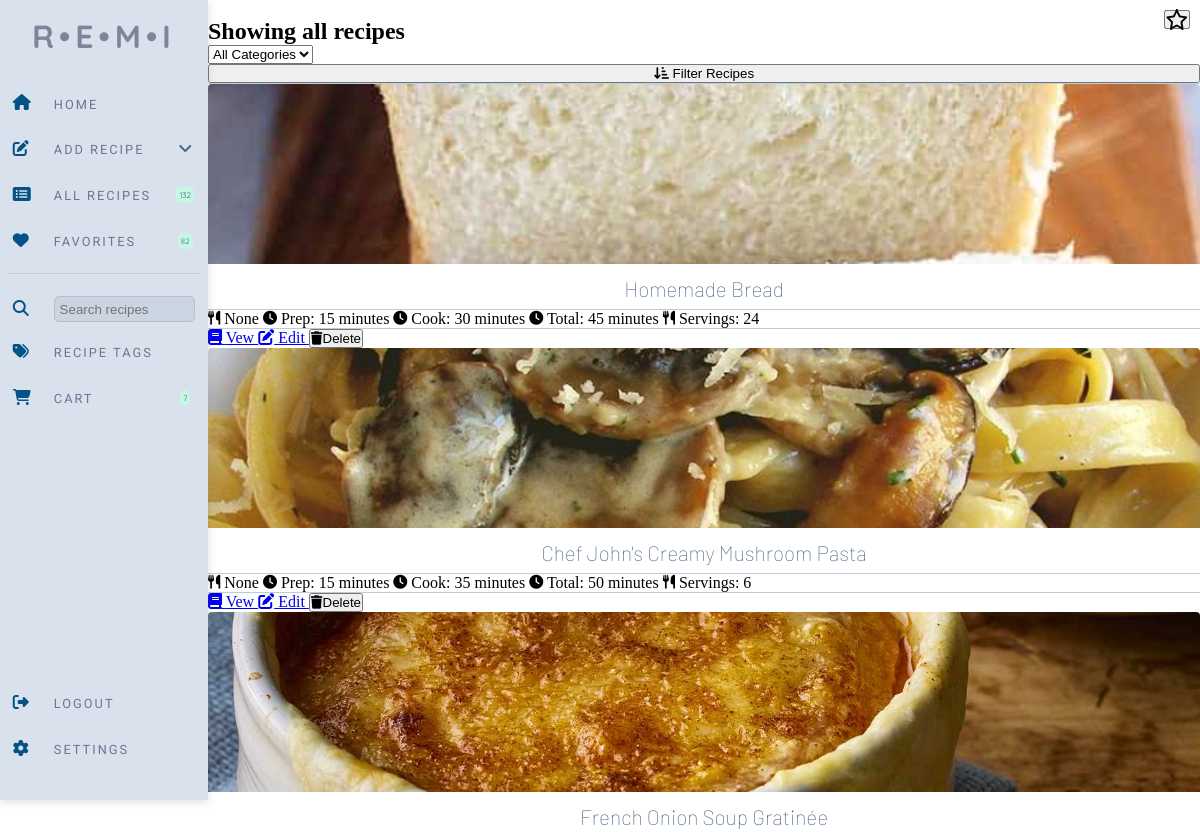
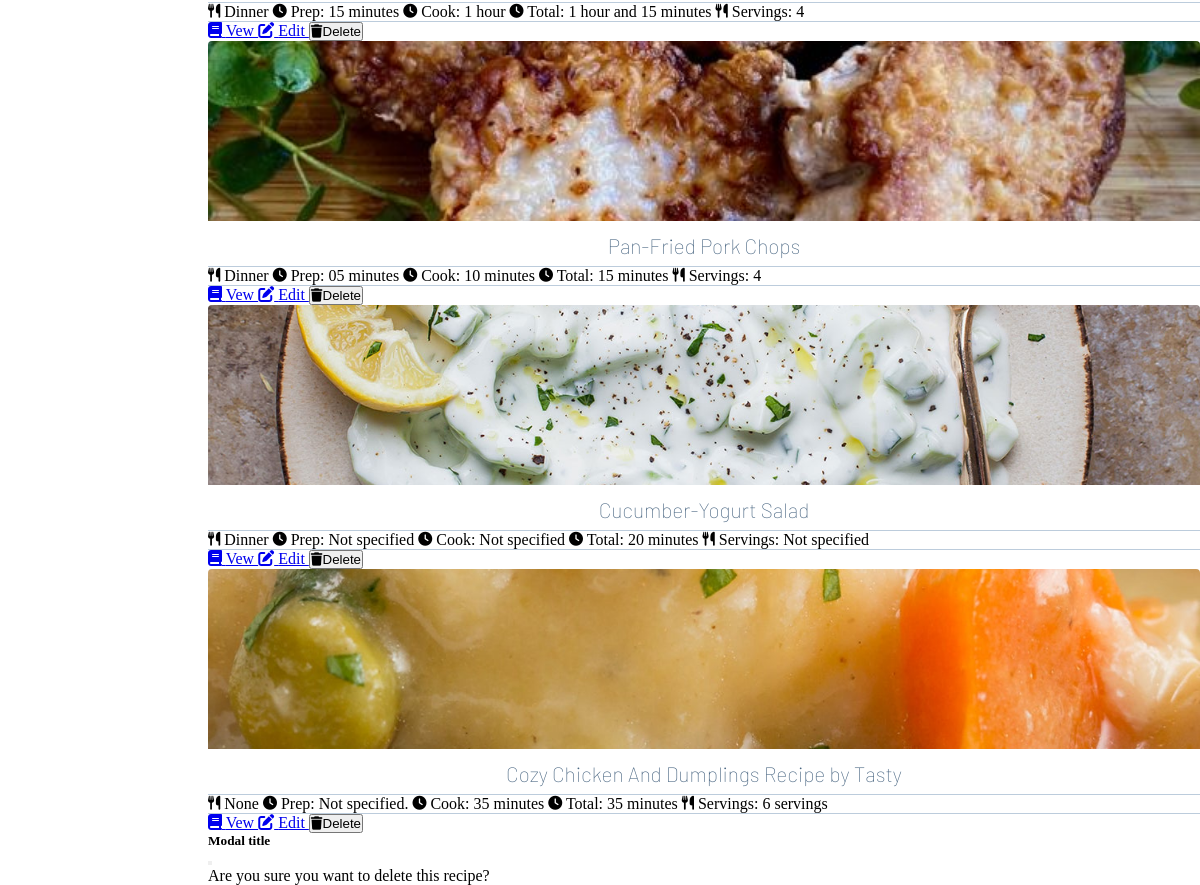
/all_recipes (signed in), run on an earlier commit of the app's database (2 pictures, top to bottom).
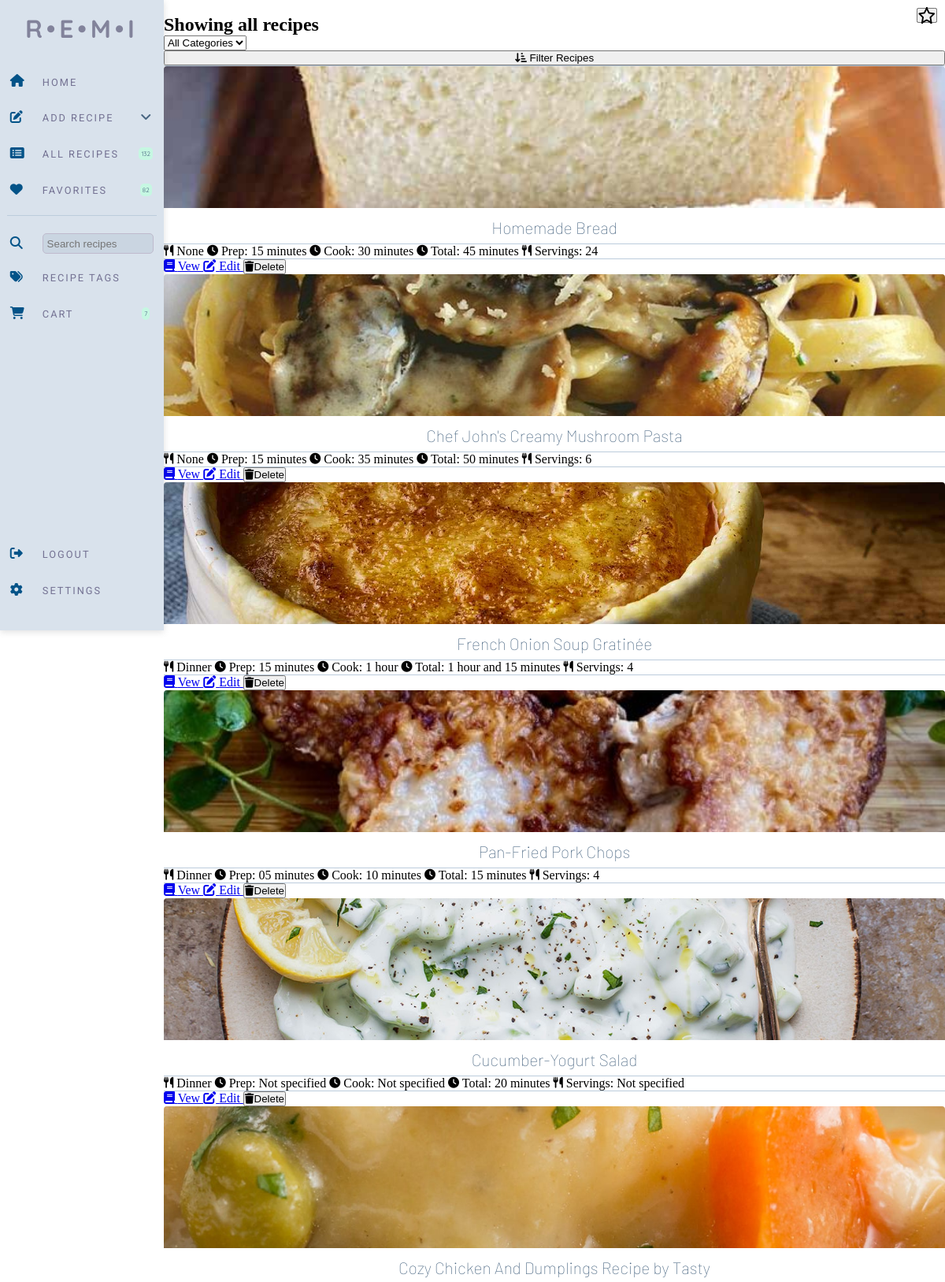
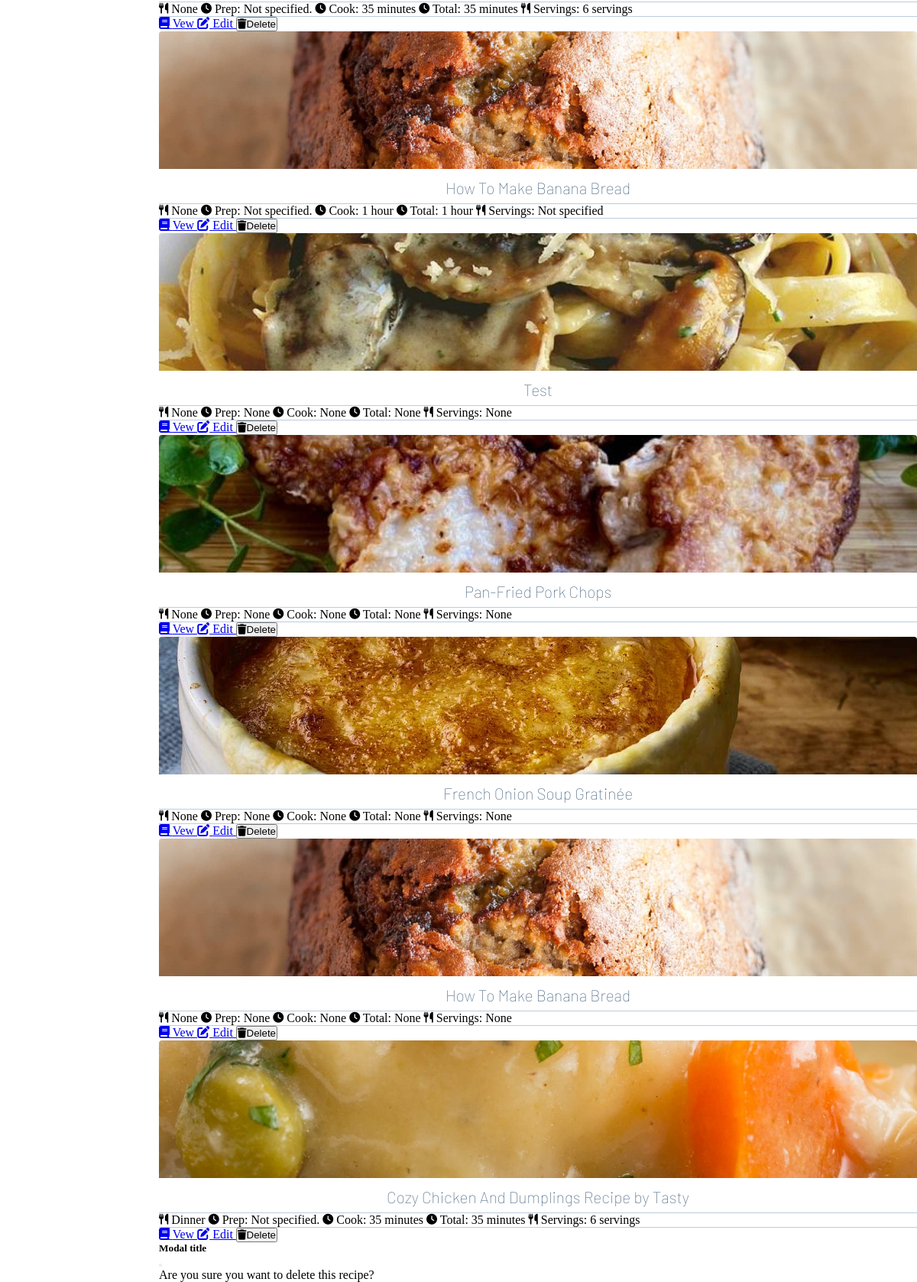
And on a later commit of the database (2 pictures, top to bottom).
### website/models.py (models this page shows)
class Recipe(db.Model):
    id = db.Column(db.Integer, primary_key=True)
    uuid = db.Column(db.Integer, primary_key=False)
    username = db.Column(db.Integer, db.ForeignKey('user.id'))
    recipe_name = db.Column(db.String(200))
    prep_time = db.Column(db.Integer, primary_key=False)
    cook_time = db.Column(db.Integer, primary_key=False)
    total_time = db.Column(db.Integer, primary_key=False)
    ingredients = db.Column(db.String())
    servings = db.Column(db.String())
    ingredients_quantity = db.Column(db.String())
    ingredients_measurement = db.Column(db.String())
    instructions = db.Column(db.String())
    instructions_json = db.Column(db.String())
    original_url = db.Column(db.String())
    date_parsed = db.Column(db.String())
    image = db.Column(db.String())
    favorite = db.Column(db.Boolean, default=False)
    category = db.Column(db.String())
    ingredient_list = db.relationship('Ingredients')
    tags = db.relationship('Tag', secondary=recipe_tag, backref='recipe')

### website/views.py (the view, shortened to what this page needs)
@views.route('/all_recipes', methods=['GET', 'POST'])
@login_required
def all_recipes():
    shopping_list = ShoppingList.query.count()
    session['shopping_list'] = shopping_list
    recipes = Recipe.query.filter_by(username=current_user.id).all()
    page_title = "Showing all recipes"
    return render_template("all_recipes.html", user=current_user, recipes=recipes, shopping_list=shopping_list, page_title=page_title)

### website/__init__.py (called while the page is built)
def create_app():
    app = Flask(__name__)
    app.config['SECRET_KEY'] = 'sdf897sdf987'
    app.config['SQLALCHEMY_DATABASE_URI'] = f'sqlite:///{DB_NAME}'
    db.init_app(app)
    migrate.init_app(app, db)
    from .views import views
    from .auth import auth
    app.register_blueprint(views, url_prefix='/')
    app.register_blueprint(auth, url_prefix='/')
    from .models import User, Recipe
    with app.app_context():
        db.create_all()
    login_manager = LoginManager()
    login_manager.login_view = 'auth.login'
    login_manager.init_app(app)
    @login_manager.user_loader
    def load_user(id):
        return User.query.get(int(id))
    return app

### website/templates/all_recipes.html (shortened to what this page needs)
{% extends "base.html" %} {% block title %}Home{% endblock %} {% block content
%}
<br />
<div class="container">
  <div class="all_recipes_header">
    <div>
      <h1 class="display-6 text-primary mb-0" style="font-size: 1.5rem">
        {{ page_title }}
      </h1>
    </div>
    <div>
      <form method="POST">
        <select class="form-select rounded form-select-sm" id="sort_method" name="sort_method">
          <option value="all">All Categories</option>
        </select>
      </div>
        <div style="display: grid">
          <button type="submit" class="btn btn-secondary btn-sm shadow-none">
            <i class="fa-solid fa-arrow-down-short-wide"></i> Filter Recipes
          </button>
        </div>
  </div>
  <div class="row">
    <div class="col">
    </div>
  </div>
  <div class="row">
    {% for recipe in recipes %}
    <div class="d-flex justify-content-between col-lg-4 col-md-3 col-sm-6">
      <div class="card mb-4 shadow-2 border" style="border-radius: 4px">
        <img
          class="card-img-top"
          src="{{ url_for('static', filename=recipe.image) }}"
          style="
            width: 100%;
            height: 15vw;
            object-fit: cover;
            border-top-left-radius: 4px;
            border-top-right-radius: 4px;
          "
        />
        {% if recipe.favorite == True %}
        <button
          class="btn btn-secondary btn-sm"
          onclick="remove_favorite('{{ recipe.id }}')"
          style="position: absolute; top: 10px; right: 10px"
        >
        </button>
        {% else %}
        <button
          class="btn btn-secondary btn-sm"
          onclick="add_favorite('{{ recipe.id }}')"
          style="position: absolute; top: 10px; right: 10px"
        >
        </button>
        {% endif %}
        <div class="card-body text-center rounded-4">
          <h6 class="card-title">
            <span class="text-primary fw-lighter"
              >{{ recipe.recipe_name }}</span
            >
          </h6>
          <hr />
          <span class="badge badge-info"
            ><i class="fa fa-cutlery fa-sm"></i> {{ recipe.category }}</span
          >
          <span class="badge badge-info"
            ><i class="fa-solid fa-clock fa-sm"></i> Prep: {{ recipe.prep_time
            }}</span
          >
          <span class="badge badge-info"
            ><i class="fa-solid fa-clock fa-sm"></i> Cook: {{ recipe.cook_time
            }}</span
          >
          <span class="badge badge-info"
            ><i class="fa-solid fa-clock fa-sm"></i> Total: {{ recipe.total_time }}</span
          >
          <span class="badge badge-info"
            ><i class="fa fa-cutlery fa-sm"></i> Servings: {{ recipe.servings }}</span
          >
          <hr />
          <a
            href="view_recipe/{{ recipe.uuid }}"
            class="btn btn-primary btn-sm shadow-none"
            ><i class="fa fa-book"></i> Vew
          </a>
          <a
            href="edit_recipe/{{ recipe.uuid }}"
            type="button"
            class="btn btn-secondary btn-sm shadow-none"
            ><i class="fa-solid fa-pen-to-square"></i>
            Edit
          </a>
          <button
            type="button"
            class="btn btn-danger btn-sm shadow-none"
            data-mdb-toggle="modal"
            data-mdb-target="#delete_recipe"
            data-recipe-title="{{ recipe.recipe_name }}"
            data-recipe-uuid="{{ recipe.uuid }}"
          >
            <i class="fa fa-trash"></i>Delete
          </button>
        </div>
      </div>
    </div>
    {% endfor %}
  </div>
</div>
<div
  class="modal fade"
  id="delete_recipe"
  tabindex="-1"
  aria-labelledby="delete_recipe_modal"
  aria-hidden="true"
>
  <div class="modal-dialog">
    <div class="modal-content">
      <div class="modal-header">
        <h5 class="modal-title" id="exampleModalLabel">Modal title</h5>
        <button
          type="button"
          class="btn-close"
          data-mdb-dismiss="modal"
          aria-label="Close"
        ></button>
      </div>
      <div class="modal-body">Are you sure you want to delete this recipe?</div>
    </div>
  </div>
</div>
{% endblock %}

### website/templates/base.html (shortened to what this page needs)
<!DOCTYPE html>
<html>
  <head>
    <link
      href="https://cdnjs.cloudflare.com/ajax/libs/font-awesome/6.0.0/css/all.min.css"
      rel="stylesheet"
    />
    <link
      rel="stylesheet"
      href="https://cdn.jsdelivr.net/npm/select2@4.1.0-rc.0/dist/css/select2.min.css"
    />
    <link
      rel="stylesheet"
      href="https://cdn.jsdelivr.net/npm/select2-bootstrap-5-theme@1.3.0/dist/select2-bootstrap-5-theme.min.css"
    />
    <link
      rel="stylesheet"
      href="https://cdnjs.cloudflare.com/ajax/libs/font-awesome/6.3.0/css/all.min.css"
    />
    <link
      rel="stylesheet"
      href="{{ url_for('static', filename='test.css') }}"
    />
  </head>
  <body>
    <nav class="navbar">
      <div class="logo">R•E•M•I</div>
      <div class="nav-grid">
        <div class="nav-layout">
          <span class="nav-icon"><i class="fa-solid fa-home"></i></span>
          <a class="menu-link" href="/"><span class="nav-text">Home</span></a>
        </div>
        <div class="dropdown">
          <div class="nav-layout">
            <span class="nav-icon"
              ><i class="fa-solid fa-pen-to-square"></i
            ></span>
            <span class="nav-text">Add Recipe</span>
            <span class="nav-other"
              ><i class="fa-solid fa-angle-down"></i
            ></span>
          </div>
        </div>
        <div class="nav-layout">
          <span class="nav-icon"
            ><i class="fa-solid fa-rectangle-list"></i
          ></span>
          <span class="nav-text">All Recipes</span>
          <span class="nav-other"><span class="pill">132</span></span>
        </div>
        <div class="nav-layout">
          <span class="nav-icon"><i class="fa-solid fa-heart"></i></span>
          <span class="nav-text">Favorites</span>
          <span class="nav-other"><span class="pill">82</span></span>
        </div>
        <div class="nav-divider">
          <hr />
        </div>
        <div class="nav-layout-search">
          <span class="nav-icon"
            ><i class="fa-solid fa-magnifying-glass"></i
          ></span>
          <span class="nav-text"
            ><input class="search-recipes" placeholder="Search recipes"
          /></span>
        </div>
        <div class="nav-layout">
          <span class="nav-icon"><i class="fa-solid fa-tags"></i></span>
          <span class="nav-text">Recipe Tags</span>
        </div>
        <div class="nav-layout">
          <span class="nav-icon"
            ><i class="fa-solid fa-cart-shopping"></i
          ></span>
          <span class="nav-text">Cart</span>
          {% if shopping_list %}
          <span class="nav-other"><span class="pill">{{ shopping_list }}</span></span>
          {% else %}
          <span class="nav-other"><span class="pill">0</span></span>
          {% endif %}
        </div>
      </div>
      <div class="bottom-wrapper">
        <div class="nav-layout">
          <span class="nav-icon"
            ><i class="fa-solid fa-right-from-bracket"></i
          ></span>
          <span class="nav-text">Logout</span>
        </div>
        <div class="nav-layout">
          <span class="nav-icon"><i class="fa-solid fa-gear"></i></span>
          <span class="nav-text">Settings</span>
        </div>
      </div>
    </nav>
    <main>
    {% block content %}
    {% endblock %}
  </main>
  </body>
</html>

### website/static/test.css (style rules this page uses)
* { margin: 0; padding: 0; box-sizing: border-box; }
:root { --nav-background: #D9E2EC; --main-background: white; --logo-color: rgba(49, 41, 77, 0.512); --nav-items-color: #486581; --nav-icon-color: #035388; --nav-items-hover: #BCCCDC; --nav-text-color: rgba(68, 60, 104, 0.678); --search-input-color: #c1cdda92; --pill-background: #C6F7E2; --recipe-card-background: #F0F4F8; --primary-button: #035388; --secondary-button: #D9E2EC; --recipe-tag-background: #f0f4f8e5; --instructions-background: #f0f4f8c7; }
main { display: grid; margin-left: 13rem; align-items: center; }
.navbar { position: fixed; display: grid; width: 13rem; grid-template-rows: 10% 1fr 15%; background-color: var(--nav-background); height: 100vh; box-shadow: rgba(99, 99, 99, 0.2) 0px 2px 8px 0px; }
.bottom-wrapper { display: flex; flex-direction: column; gap: 1rem; margin: .5rem; }
.nav-layout { height: 30px; display: grid; grid-template-columns: 25px 1fr 20px; align-items: center; justify-content: center; padding-top: .3rem; padding-bottom: .3rem; padding-left: .3rem; padding-right: .3rem; }
.nav-layout-search { height: 30px; display: grid; grid-template-columns: 25px 1fr; align-items: center; justify-content: center; padding-top: .3rem; padding-bottom: .3rem; padding-left: .3rem; padding-right: .3rem; }
.nav-other { display: grid; align-items: center; justify-items: center; }
.search-recipes { padding: .3rem; background-color: var(--search-input-color); border: 1px solid; border-color: rgb(191, 186, 205); border-radius: 5px; width: 100%; }
.nav-text { color: var(--nav-text-color); text-decoration: none; font-family: 'Roboto', sans-serif; text-decoration: none; text-transform: uppercase; letter-spacing: 2px; font-size: .8rem; padding-left: 1rem; font-weight: 400; }
.nav-icon { color: var(--nav-icon-color); text-decoration: none; }
.logo { font-family: 'Quicksand', sans-serif; font-size: 2rem; font-weight: 700; margin-top: 1rem; color: var(--logo-color); display: flex; justify-content: center; letter-spacing: 5px; }
.pill { background-color: var(--pill-background); border-radius: 5px; display: flex; align-items: center; justify-content: center; margin: 0; font-family: 'Quicksand', sans-serif; text-transform: uppercase; font-size: .5rem; padding: 3px; }
hr { border: none; height: 1px; background-color: #BCCCDC; width: 100%; }
.nav-divider { display: flex; align-items: center; justify-content: center; padding: 1px; margin: 0; }
.nav-grid { display: flex; flex-direction: column; gap: 1rem; margin: .5rem; }
.nav-other { color: var(--nav-items-color) }
.menu-link { text-decoration: none; color: var(--nav-items-color); font-family: 'Roboto', sans-serif; }
.card-title { display: flex; width: 100%; font-family: 'Barlow', sans-serif; font-weight: 100; color: var(--nav-items-color); font-size: 1.3rem; justify-content: center; padding: .5rem; margin: 0; }

What changed in the data, as far as the page shows it:
added Recipe: image (picture), recipe_name "How To Make Banana Bread", category "None", prep_time "Not specified.", cook_time "1 hour", total_time "1 hour", servings "Not specified"
added Recipe: image (picture), recipe_name "Test", category "None", prep_time "None", cook_time "None", total_time "None", servings "None"
added Recipe: image (picture), recipe_name "Pan-Fried Pork Chops", category "None", prep_time "None", cook_time "None", total_time "None", servings "None"
added Recipe: image (picture), recipe_name "French Onion Soup Gratinée", category "None", prep_time "None", cook_time "None", total_time "None", servings "None"
added Recipe: image (picture), recipe_name "How To Make Banana Bread", category "None", prep_time "None", cook_time "None", total_time "None", servings "None"
added Recipe: image (picture), recipe_name "Cozy Chicken And Dumplings Recipe by Tasty", category "Dinner", prep_time "Not specified.", cook_time "35 minutes", total_time "35 minutes", servings "6 servings"
